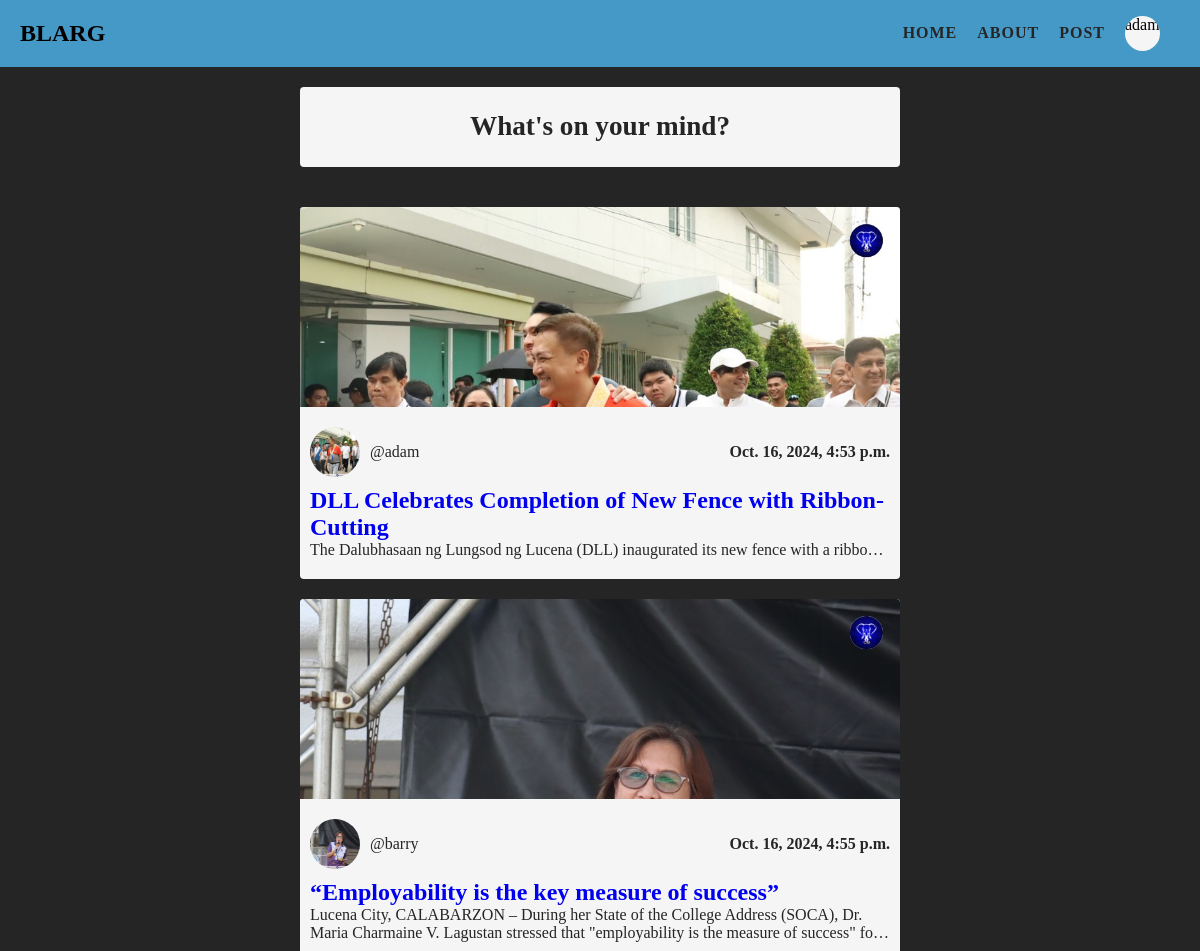
Page /posts/list/ (signed in) on the committed database.
### POST/models.py (models this page shows, shortened)
class Post(models.Model):
	title = models.CharField(max_length=200)
	content = models.TextField()
	banner = models.ImageField(default="perl.png", blank=True)
	author = models.ForeignKey(User, on_delete=models.CASCADE, default=None)
	slug = models.SlugField(blank=True)
	posted_at = models.DateTimeField(auto_now_add=True)

### POST/views.py (the view)
# urls.py: path("list/", views.post_list, name="list"),
def post_list(request):
	Posts = Post.objects.all()
	return render(request, "POSTS/post_list.html",{
		'Posts':Posts
		})

### POST/templates/POSTS/post_list.html (shortened to what this page needs)
{% extends "layout.html" %}
{% load	static %}
{% block content %}
	<section id="post-list">
		{% if user.is_authenticated %}
		<div class="create-post post-item">
			<a href="{% url 'POST:new' %}">What's on your mind?</a>
		</div>
		{% endif %}
		{% for post in Posts %}
			<article class="post-item">
				<div class="post-banner">
					<img src="{{post.banner.url}}" alt="banner picture">
				</div>
				<div class="post-content">
					<div class="post-details">
						<div class="userProfile">
							<img class="userProfile" src="{{post.banner.url}}" alt="profile picture">
						</div>
						<p>
							<span>@{{post.author}}</span>
							<span>
								<b>
								{{post.posted_at}}
								</b>
							</span>
						</p>
					</div>
					<div class="content">
						<h2><a href="{% url 'POST:page' post.slug %}">{{post.title}}</a></h2>
						<p>
							{{post.content}}
						</p>
					</div>
				</div>
			</article>
		{% endfor %}
	</section>
{% endblock %}

### templates/layout.html (shortened to what this page needs)
<!DOCTYPE html>
{% load static %}
<html lang="en">
<head>
	<link rel="stylesheet" href="{% static 'styles.css' %}">
</head>
<body>
	<nav class="nav-bar">
		<h1 id="hero">BLARG</h1>
		<ul class="nav-items">
			<li><a href="{% url 'home' %}">home</a></li>
			<li><a href="{% url 'about' %}">about</a></li>
			<li><a href="{% url 'POST:list' %}">post</a></li>
			{% if user.is_authenticated %}
				<li>
					<div id="userPanel">
						<p>{{user}}</p>
					</div>
				</li>
			{% else %}
				<li><a href="{% url 'USER:login' %}">login</a></li>
			{% endif %}
		</ul>
	</nav>
	<main>
		{% block content %}
		{% endblock %}
	</main>
</body>
</html>

### static/styles.css (style rules this page uses)
* { margin: 0; }
body { box-sizing: border-box; height: 100vh; width: 100vw; }
.nav-bar { background-color: #4599C7; height: 7%; display: flex; justify-content: space-between; align-items: center; padding-inline: 20px; }
.nav-items { display: flex; list-style-type: none; align-items: center; gap: 20px; }
.nav-items a { text-decoration: none; text-transform: uppercase; font-weight: bold; color: #252525; letter-spacing: 1px; }
.nav-items #userPanel { width: 35px; height: 35px; border-radius: 100px; overflow: hidden; background-color: whitesmoke; }
main { background-color: #252525; color: whitesmoke; height: 93%; width: 100%; display: flex; justify-content: center; overflow: auto; }
#post-list { height: 100%; }
#post-list .create-post { background-color: whitesmoke; width: 100%; height: 80px; display: inline-flex; align-items: center; justify-content: center; }
#post-list .create-post a { text-decoration: none; color: #252525; font-size: 1.7em; font-weight: bold; }
.post-item { margin: 20px 0px; background-color:whitesmoke; color: #252525; width: 600px; border-radius: 4px; overflow: hidden; }
.post-banner { height: 200px; width: ; background-color: #4599C7; }
.post-banner img { height: 200px; width: 100%; object-fit: cover; object-position:top; }
.post-content { margin: 20px 10px; }
.post-details { display: flex; gap: 10px; align-items: center; }
.post-details p { width: 100%; display: flex; justify-content: space-between; }
.post-details .userProfile { height: 50px; width: 50px; border-radius: 100px; }
.post-content .content { margin-top: 10px; display: -webkit-box; -webkit-line-clamp: 3; -webkit-box-orient: vertical; overflow: hidden; }
.post-content .content a { text-decoration: none; }

### rows in the picture
Post: banner (picture), author "adam", posted_at "Oct. 16, 2024, 4:53 p.m.", title "DLL Celebrates Completion of New Fence with Ribbon-Cutting", content "The Dalubhasaan ng Lungsod ng Lucena (DLL) inaugurated its new fence with…"
Post: banner (picture), author "barry", posted_at "Oct. 16, 2024, 4:55 p.m.", title "“Employability is the key measure of success”", content "Lucena City, CALABARZON – During her State of the College Address (SOCA), Dr. Maria Charmaine V. Lagustan stressed that \"employability is the measure of success\"…"

### other values in the picture
{{ user }} "adam"
